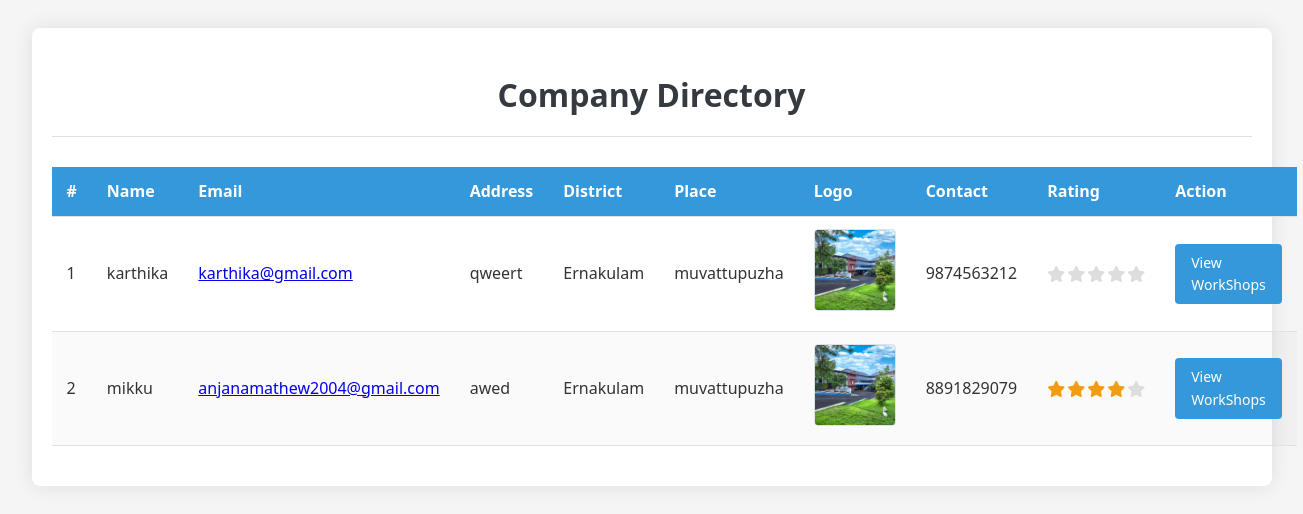
Screenshot of /Alumni/Viewcompany/ with the database file from the repository.
### Guest/models.py (models this page shows)
class tbl_company(models.Model):
    company_name=models.CharField(max_length=50)
    company_email=models.CharField(max_length=50)
    company_contact=models.CharField(max_length=50)
    company_address=models.CharField(max_length=50)
    company_password=models.CharField(max_length=50)
    company_photo=models.FileField(upload_to='assets/company/photo')
    company_logo=models.FileField(upload_to='assets/company/logo')
    place=models.ForeignKey(tbl_place,on_delete=models.CASCADE)
    company_status=models.IntegerField(default=0)

### Admin/models.py (models this page shows)
class tbl_place(models.Model):
    place_name = models.CharField(max_length=30)
    district = models.ForeignKey(tbl_district, on_delete=models.CASCADE)

class tbl_district(models.Model):
    district_name=models.CharField(max_length=50)

### Alumni/views.py (the view)
# urls.py: path('Viewcompany/',views.Viewcompany,name="Viewcompany"),
def Viewcompany(request):
    ar=[1,2,3,4,5]
    parry=[]
    avg=0
    company=tbl_company.objects.filter(company_status=1)
    for i in company:
        tot=0
        ratecount=tbl_rating.objects.filter(company=i.id).count()
        if ratecount>0:
            ratedata=tbl_rating.objects.filter(company=i.id)
            for j in ratedata:
                tot=tot+j.rating_data
                avg=tot//ratecount
            parry.append(avg)
        else:
            parry.append(0)
    datas=zip(company,parry)
    return render(request,'Alumni/Viewcompany.html',{'company':datas,"ar":ar})

### Alumni/Templates/Alumni/Viewcompany.html (shortened to what this page needs)
<!DOCTYPE html>
<html lang="en">
<head>
    <link rel="stylesheet" href="https://cdnjs.cloudflare.com/ajax/libs/font-awesome/6.6.0/css/all.min.css" />
</head>
<body>
    <div class="container">
        <h1>Company Directory</h1>
        <form method="post">
            <table>
                <thead>
                    <tr>
                        <th>#</th>
                        <th>Name</th>
                        <th>Email</th>
                        <th>Address</th>
                        <th>District</th>
                        <th>Place</th>
                        <th>Logo</th>
                        <th>Contact</th>
                        <th>Rating</th>
                        <th>Action</th>
                    </tr>
                </thead>
                <tbody>
                    {% for i,j in company %}
                    <tr>
                        <td>{{forloop.counter}}</td>
                        <td>{{i.company_name}}</td>
                        <td><a href="mailto:{{i.company_email}}">{{i.company_email}}</a></td>
                        <td>{{i.company_address}}</td>
                        <td>{{i.place.district.district_name}}</td>
                        <td>{{i.place.place_name}}</td>
                        <td>
                            {% if i.company_logo %}
                            <img src="{{i.company_logo.url}}" class="company-logo" alt="{{i.company_name}} logo">
                            {% else %}
                            <span>No logo</span>
                            {% endif %}
                        </td>
                        <td>{{i.company_contact}}</td>
                        <td>
                            <div class="rating-stars">
                                {% for k in ar %}
                                    {% if k <= j %}
                                        <i class="fa-solid fa-star text-warning"></i>
                                    {% else %}
                                        <i class="fa-solid fa-star star-light"></i>
                                    {% endif %}
                                {% endfor %}
                            </div>
                        </td>
                        <td>
                            <a href="{% url 'Alumni:Viewworkshop' i.id %}" class="btn">
                                View WorkShops
                            </a>
                        </td>
                    </tr>
                    {% endfor %}
                </tbody>
            </table>
        </form>
    </div>
</body>
</html>

### Alumni/Templates/Alumni/Viewcompany.html (style rules this page uses)
:root { --primary-color: #3498db; --warning-color: #f39c12; --light-color: #f8f9fa; --dark-color: #343a40; --border-color: #dee2e6; }
body { font-family: 'Segoe UI', Tahoma, Geneva, Verdana, sans-serif; line-height: 1.6; color: #333; background-color: #f5f5f5; padding: 20px; }
.container { max-width: 1200px; margin: 0 auto; background: white; border-radius: 8px; box-shadow: 0 0 20px rgba(0, 0, 0, 0.1); padding: 20px; }
h1 { color: var(--dark-color); text-align: center; margin-bottom: 30px; padding-bottom: 15px; border-bottom: 1px solid var(--border-color); }
table { width: 100%; border-collapse: collapse; margin-bottom: 20px; }
th, td { padding: 12px 15px; text-align: left; border-bottom: 1px solid var(--border-color); }
th { background-color: var(--primary-color); color: white; font-weight: 600; }
tr:nth-child(even) { background-color: rgba(0, 0, 0, 0.02); }
.text-warning { color: var(--warning-color); }
.star-light { color: #ddd; }
.company-logo { width: 80px; height: 80px; object-fit: cover; border-radius: 4px; border: 1px solid var(--border-color); }
.btn { display: inline-block; padding: 8px 16px; background-color: var(--primary-color); color: white; text-decoration: none; border-radius: 4px; transition: all 0.3s ease; font-size: 14px; border: none; cursor: pointer; }
.rating-stars { display: flex; gap: 2px; }

### rows the page displays
tbl_company: company_name "karthika", company_email "karthika@gmail.com", company_address "qweert", place.district.district_name "Ernakulam", place.place_name "muvattupuzha", company_logo (placeholder picture), company_contact "9874563212"
tbl_company: company_name "mikku", company_email "anjanamathew2004@gmail.com", company_address "awed", place.district.district_name "Ernakulam", place.place_name "muvattupuzha", company_logo (placeholder picture), company_contact "8891829079"
